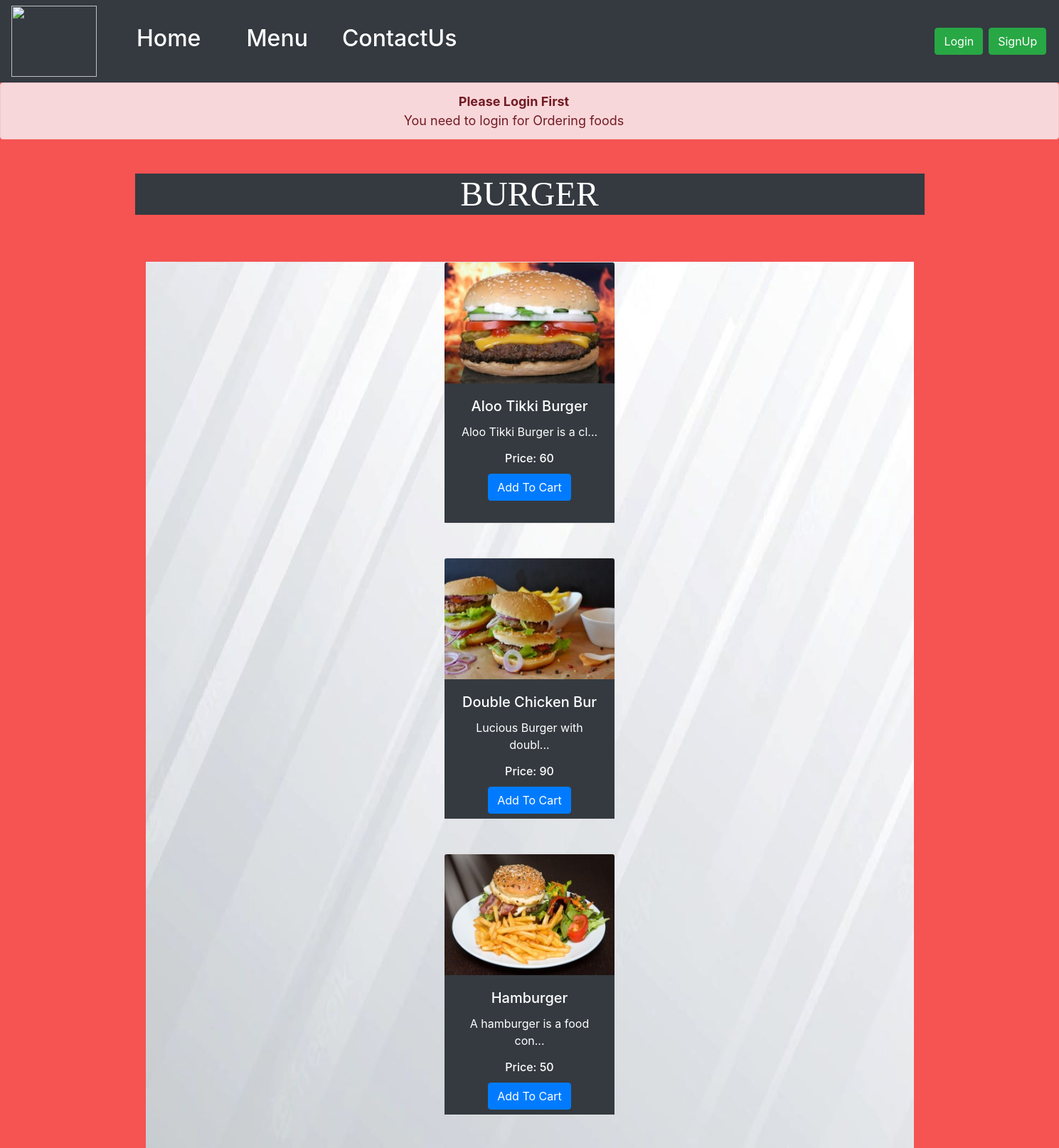
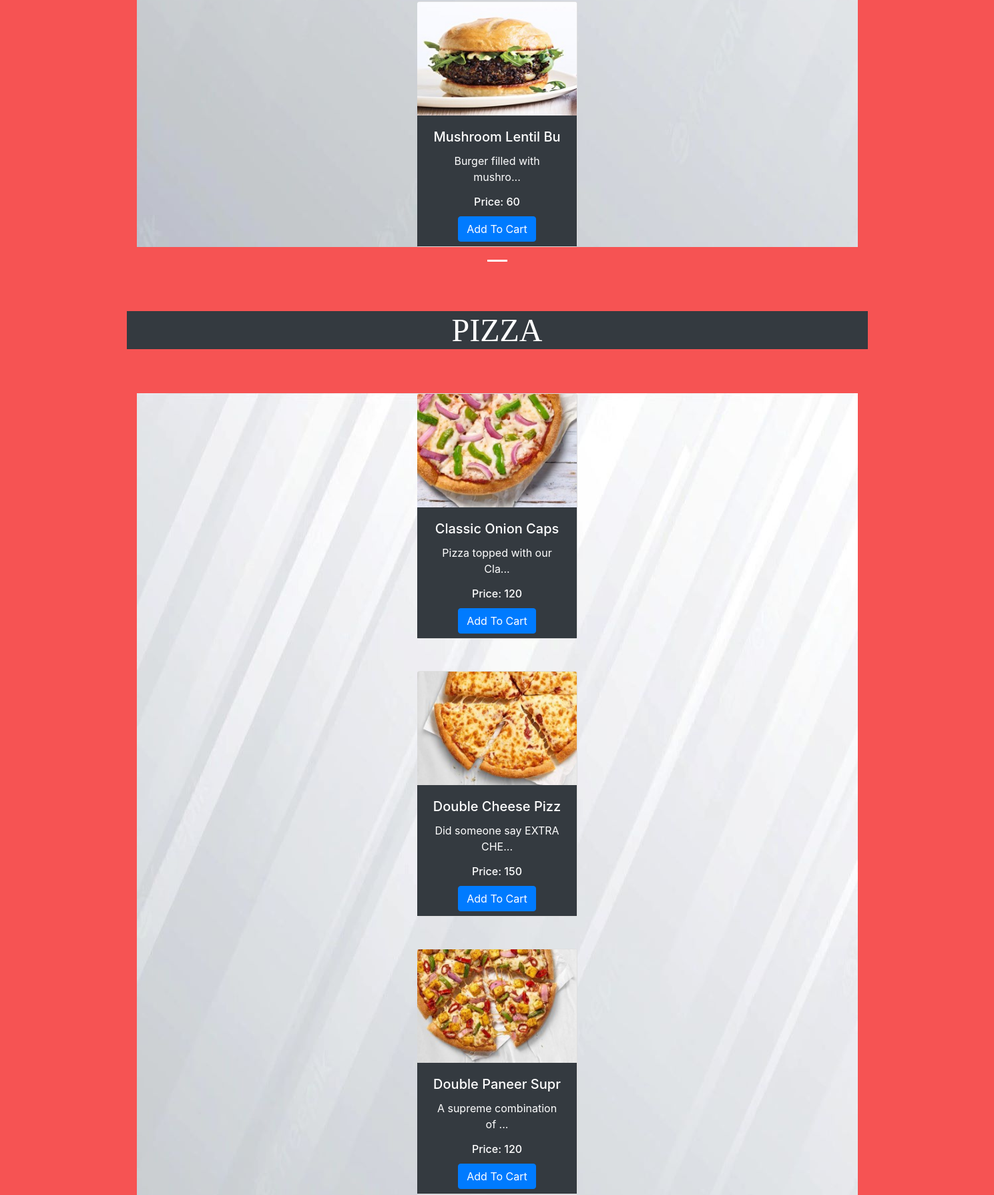
The app's page /items/ (upper part) with its own data (2 pictures, top to bottom).
### home/models.py (models this page shows, shortened)
class Product(models.Model):
    product_id = models.CharField( max_length=50, default="")
    product_name = models.CharField(max_length=50)
    category = models.CharField(max_length=50, default="")
    price = models.IntegerField(default=0)
    desc = models.CharField(max_length=300)
    pub_date = models.DateField()
    image = models.ImageField(upload_to='static/images', default="")

### home/views.py (the view)
# urls.py: path("items/",views.items, name="items"),
def items(request):
    allProds = []
    catprods = Product.objects.values('category', 'id')
    cats = {item['category'] for item in catprods}
    for cat in cats:
        prod = Product.objects.filter(category=cat)
        n = 4
        nSlides = n // 4 + ceil((n / 4) - (n // 4))
        allProds.append([prod, range(1, nSlides), nSlides])
    params = {'allProds':allProds}
    return render(request, 'items.html', params)

### templates/items.html (shortened to what this page needs)
{% extends 'base.html' %}
{% block body %}
{% load static %}
<body style="background-color: rgb(246, 83, 83);">
    <div>
        <div class="alert alert-danger alert-dismissible fade show"
            role="alert">
            <center><strong><font size="4">Please Login First</strong><br> You
                    need to login for Ordering foods</font> </center>
        </div>
        <div class="container">
            {% for product, range, nSlides in allProds %}
            <header class=" navbar-expand navbar-dark bg-dark my-5"><CENter><h1><font
                            face="Verdana" size="15" color="white">{{product.0.category}}</font></h1></CENter></header>
            <center>
                <div class="row" style="margin-top: -30px;">
                    <div id="demo{{forloop.counter}}" class="col carousel slide
                        " data-ride="carousel">
                        <ul class="carousel-indicators">
                            <li data-target="#demo{{forloop.counter}}"
                                data-slide-to="0" class="active"></li>
                        </ul>
                        <div class="container carousel-inner no-padding">
                            <div class="carousel-item active">
                                <div style="background-image:
                                    url('/static/services_background3.jpg');
                                    margin-top: 5px;">
                                    {% for i in product %}
                                    <div class="col-xs-3 col-sm-3 col-md-3
                                        my-5">
                                        <div class="card align-items-center"
                                            style="width: 15rem; height:
                                            23rem;">
                                            <img src='/media/{{i.image}}'
                                                class="card-img-top" alt="..."
                                                style="width: 239px;height:
                                                170px;">
                                            <div class="card-body bg-dark"
                                                style="width: 239px;">
                                                <font color="white"> <h5
                                                        class="card-title"
                                                        id="namepr{{i.id}}">{{i.product_name|slice:"0:18"}}</h5></font>
                                                <p class="card-text"><font
                                                        color="white">{{i.desc|slice:"0:25"}}...</font></p>
                                                <h6 class="card-title"><font  color="white">Price:
                                                        <span id="pricepr{{i.id}}">{{i.price}}</span></font></h6>
                                                <font color="white"> <span
                                                        id="divpr{{i.id}}"
                                                        class="divpr">
                                                        <button id="pr{{i.id}}"
                                                            class="btn
                                                            btn-primary cart">Add
                                                            To Cart</button>
                                                    </span></font>
                                            </div>
                                        </div>
                                    </div>
                                    {% if forloop.counter|divisibleby:4 and forloop.counter > 0 and not forloop.last %}
                                </div>
                                </div>
                                    {% endif %}
                                    {% endfor %}
                        </div>
                    </div>
                </center>
                {% endfor %}
            </div>
            {% endblock %}
            {% block js %}
        </body>
        {% endblock %}

### templates/base.html (shortened to what this page needs)
<!doctype html>
<html lang="en">
  <head>
    <link rel="stylesheet"
      href="https://stackpath.bootstrapcdn.com/bootstrap/4.4.1/css/bootstrap.min.css"
>
  </head>
  <body>
    <header class="navbar navbar-expand navbar-dark bg-dark">
      <img src="/static/logo2.gif" alt="" height="100px" width="120px">
      <div class="collapse navbar-collapse" id="navbarSupportedContent">
        <ul class="navbar-nav mr-auto">
          <li class="nav-item active my-1 ml-5 ">
            <a class="nav-link" href="/"><h2>Home</h2><span class="sr-only">(current)</span></a>
          </li>
          <li class="nav-item active my-1 ml-5 mr-3">
            <a class="nav-link" href="/items"><h2>Menu</h2></a>
          </li>
          <li class="nav-item active my-1 ml-3 mr-3">
            <a class="nav-link" href="/contact"><h2>ContactUs</h2></a>
          </li>
        </ul>
        {% if user.is_authenticated %}
        <ul class="navbar-nav mr-2">
          <li class="nav-item dropdown">
            <a class="nav-link dropdown-toggle active" href='#'
              id="navbarDropdown" role="button" data-toggle="dropdown"> Welcome
              {{request.user}}</a>
            <div class="dropdown-menu" aria-labelledby="navbarDropdown">
              <a class="dropdown-item" href="/logout">Logout</a>
            </div>
          </li>
        </ul>
      </div>
      {% else %}
      <button type="button" class="btn btn-success mr-2 ml-2"
        data-toggle="modal" data-target="#loginModal">
        Login
      </button>
      <button type="button" class="btn btn-success mr-2" data-toggle="modal"
        data-target="#signupModal">
        SignUp
      </button>
      {% endif %}
    </div>
  </header>
  {% block body %} {% endblock body %}
        {% block js %} {% endblock %}
      </body>
    </html>

### records on screen
Product: category "BURGER", image (picture), product_name "Aloo Tikki Burger", desc "Aloo Tikki Burger is a cl", price "60"
Product: image (picture), product_name "Double Chicken Bur", desc "Lucious Burger with doubl", price "90"
Product: image (picture), product_name "Hamburger", desc "A hamburger is a food con", price "50"
Product: image (picture), product_name "Mushroom Lentil Bu", desc "Burger filled with mushro", price "60"
Product: category "PIZZA", image (picture), product_name "Classic Onion Caps", desc "Pizza topped with our Cla", price "120"
Product: image (picture), product_name "Double Cheese Pizz", desc "Did someone say EXTRA CHE", price "150"
Product: image (picture), product_name "Double Paneer Supr", desc "A supreme combination of", price "120"
